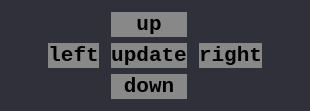
            <widget class="QWidget" name="path1_widget">
             <property name="sizePolicy">
              <sizepolicy hsizetype="Expanding" vsizetype="Expanding">
               <horstretch>0</horstretch>
               <verstretch>0</verstretch>
              </sizepolicy>
             </property>
             <property name="styleSheet">
              <string notr="true">QWidget
{
  border:none;
  background-color: rgb(48,48,58);
}</string>
             </property>
             <attribute name="title">
              <string>screw1</string>
             </attribute>
             <layout class="QGridLayout" name="gridLayout_6">
              <property name="leftMargin">
               <number>48</number>
              </property>
              <property name="topMargin">
               <number>12</number>
              </property>
              <property name="rightMargin">
               <number>48</number>
              </property>
              <property name="bottomMargin">
               <number>12</number>
              </property>
              <property name="horizontalSpacing">
               <number>12</number>
              </property>
              <property name="verticalSpacing">
               <number>6</number>
              </property>
              <item row="3" column="0">
               <widget class="QLabel" name="label_18">
                <property name="enabled">
                 <bool>false</bool>
                </property>
                <property name="sizePolicy">
                 <sizepolicy hsizetype="Expanding" vsizetype="Expanding">
                  <horstretch>0</horstretch>
                  <verstretch>0</verstretch>
                 </sizepolicy>
                </property>
                <property name="lineWidth">
                 <number>0</number>
                </property>
                <property name="text">
                 <string/>
                </property>
               </widget>
              </item>
              <item row="3" column="2">
               <widget class="QLabel" name="label_19">
                <property name="enabled">
                 <bool>false</bool>
                </property>
                <property name="sizePolicy">
                 <sizepolicy hsizetype="Expanding" vsizetype="Expanding">
                  <horstretch>0</horstretch>
                  <verstretch>0</verstretch>
                 </sizepolicy>
                </property>
                <property name="lineWidth">
                 <number>0</number>
                </property>
                <property name="text">
                 <string/>
                </property>
               </widget>
              </item>
              <item row="0" column="1">
               <widget class="QPushButton" name="screw1_up_btn">
                <property name="sizePolicy">
                 <sizepolicy hsizetype="Expanding" vsizetype="Expanding">
                  <horstretch>0</horstretch>
                  <verstretch>0</verstretch>
                 </sizepolicy>
                </property>
                <property name="font">
                 <font>
                  <family>Consolas</family>
                  <pointsize>16</pointsize>
                  <weight>75</weight>
                  <bold>true</bold>
                 </font>
                </property>
                <property name="styleSheet">
                 <string notr="true">QPushButton
{
	background-color: rgb(136, 136, 136);
}
</string>
                </property>
                <property name="text">
                 <string>up</string>
                </property>
               </widget>
              </item>
              <item row="0" column="0">
               <widget class="QLabel" name="label_16">
                <property name="enabled">
                 <bool>false</bool>
                </property>
                <property name="sizePolicy">
                 <sizepolicy hsizetype="Expanding" vsizetype="Expanding">
                  <horstretch>0</horstretch>
                  <verstretch>0</verstretch>
                 </sizepolicy>
                </property>
                <property name="lineWidth">
                 <number>0</number>
                </property>
                <property name="text">
                 <string/>
                </property>
               </widget>
              </item>
              <item row="2" column="1">
               <widget class="QPushButton" name="screw1_update">
                <property name="sizePolicy">
                 <sizepolicy hsizetype="Expanding" vsizetype="Expanding">
                  <horstretch>0</horstretch>
                  <verstretch>0</verstretch>
                 </sizepolicy>
                </property>
                <property name="font">
                 <font>
                  <family>Consolas</family>
                  <pointsize>16</pointsize>
                  <weight>75</weight>
                  <bold>true</bold>
                 </font>
                </property>
                <property name="styleSheet">
                 <string notr="true">QPushButton
{
	background-color: rgb(136, 136, 136);
}</string>
                </property>
                <property name="text">
                 <string>update</string>
                </property>
               </widget>
              </item>
              <item row="2" column="0">
               <widget class="QPushButton" name="screw1_left_btn">
                <property name="sizePolicy">
                 <sizepolicy hsizetype="Expanding" vsizetype="Expanding">
                  <horstretch>0</horstretch>
                  <verstretch>0</verstretch>
                 </sizepolicy>
                </property>
                <property name="font">
                 <font>
                  <family>Consolas</family>
                  <pointsize>16</pointsize>
                  <weight>75</weight>
                  <bold>true</bold>
                 </font>
                </property>
                <property name="styleSheet">
                 <string notr="true">QPushButton
{
	background-color: rgb(136, 136, 136);
}</string>
                </property>
                <property name="text">
                 <string>left</string>
                </property>
               </widget>
              </item>
              <item row="2" column="2">
               <widget class="QPushButton" name="screw1_right_btn">
                <property name="sizePolicy">
                 <sizepolicy hsizetype="Expanding" vsizetype="Expanding">
                  <horstretch>0</horstretch>
                  <verstretch>0</verstretch>
                 </sizepolicy>
                </property>
                <property name="font">
                 <font>
                  <family>Consolas</family>
                  <pointsize>16</pointsize>
                  <weight>75</weight>
                  <bold>true</bold>
                 </font>
                </property>
                <property name="styleSheet">
                 <string notr="true">QPushButton
{
	background-color: rgb(136, 136, 136);
}</string>
                </property>
                <property name="text">
                 <string>right</string>
                </property>
               </widget>
              </item>
              <item row="3" column="1">
               <widget class="QPushButton" name="screw1_down_btn">
                <property name="sizePolicy">
                 <sizepolicy hsizetype="Expanding" vsizetype="Expanding">
                  <horstretch>0</horstretch>
                  <verstretch>0</verstretch>
                 </sizepolicy>
                </property>
                <property name="font">
                 <font>
                  <family>Consolas</family>
                  <pointsize>16</pointsize>
                  <weight>75</weight>
                  <bold>true</bold>
                 </font>
                </property>
                <property name="styleSheet">
                 <string notr="true">QPushButton
{
	background-color: rgb(136, 136, 136);
}</string>
                </property>
                <property name="text">
                 <string>down</string>
                </property>
               </widget>
              </item>
              <item row="0" column="2">
               <widget class="QLabel" name="label_17">
                <property name="enabled">
                 <bool>false</bool>
                </property>
                <property name="lineWidth">
                 <number>0</number>
                </property>
                <property name="text">
                 <string/>
                </property>
               </widget>
              </item>
             </layout>
            </widget>
